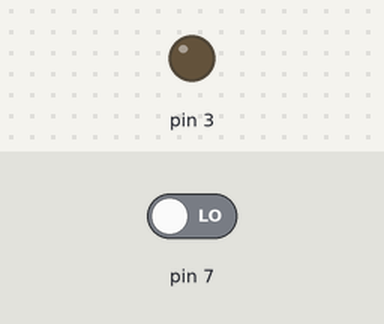
Recording of a sketch running on a simulated Arduino Uno, built with avr-gcc and run on an emulated ATmega328P. Shown: output pins drawn as LEDs (lit = HIGH). The inputs (shaded band) are chosen by the test bench; at power-on: pin 7 LOW.

Above: at 1.2 s.
1.3 s: pin 7 driven HIGH
At 1.7 s:
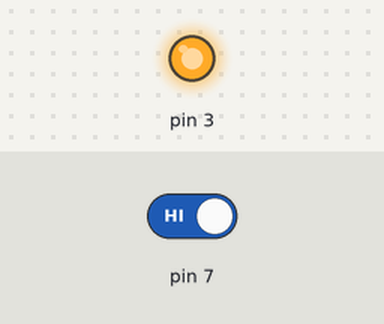
2.8 s: pin 7 driven LOW
At 4.1 s:
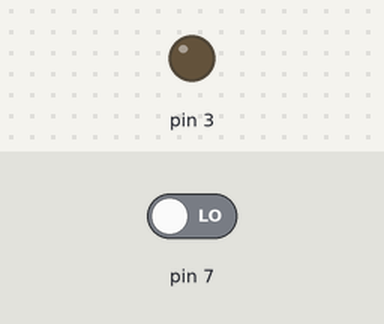
Timing chart, 0 to 5.8 s (numbered marks = the images above; inputs shaded):
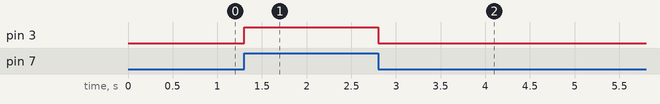

Measured:
- after the input at 1.3 s, pin 3: LOW → HIGH at once
- after the input at 2.8 s, pin 3: HIGH → LOW at once

The sketch:

Arduino_Gas_Sensor_Code.ino
```cpp
//GAS SENSOR ARDUINO PROTEUS DESING

void setup() {

  pinMode(7,INPUT);
  pinMode(3,OUTPUT);

}

void loop() {

  if(digitalRead(7) == 1)

  {

   digitalWrite(3,HIGH);

  }

  else
  {

     digitalWrite(3,LOW);

  }

}
```
